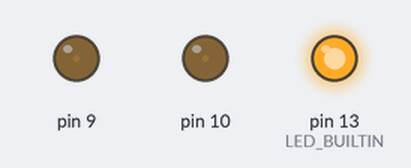
The sketch below on a simulated Arduino Uno, built with avr-gcc and run on an emulated ATmega328P. Shown: output pins drawn as LEDs (lit = HIGH). What the sketch prints to the serial monitor is not drawn.

Above: at 0.23 s.
Timing chart, 0 to 40.0 s (numbered marks = the images above):
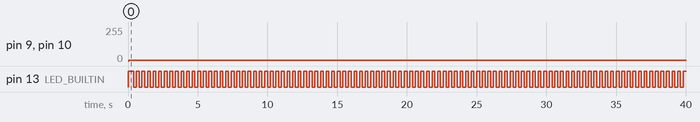

Measured:
- by itself, pin 9, pin 10: 0/255 → 6/255 at 0.07 s
- by itself, pin 13 (LED_BUILTIN): alternates HIGH for 0.20 s and LOW for 0.20 s

The sketch:

pwmdac_arduino.ino
```cpp
// (licence header left out)
#include <avr/interrupt.h> // Load AVR timer interrupt macros
#include <avr/pgmspace.h> // for PROGMEM
#include "every.h"

const int MYCLOCK_M=16; // set this. Uno 16. nano 16.
const int WANT_TIMER_M = 2; // want 2mhz
const int VOLUME = 20; // actually, the volume divider. 1/nth as loud. needs to scale with the frequency though

/******** Lookup table ********/
#define LENGTH  256  // The length of the waveform lookup table
#pragma GCC diagnostic ignored "-Wnarrowing"
    // otherwise: tons of warnings about int->const char
    // FIXME: probably make correct as uc
// sinewave apparently
const char ref[256] PROGMEM = {     128,131,134,137,140,143,146,149,152,155,158,161,164,167,170,173, 176,179,182,185,187,190,193,195,198,201,203,206,208,210,213,215,
217,219,222,224,226,228,230,231,233,235,236,238,240,241,242,244,
245,246,247,248,249,250,251,251,252,253,253,254,254,254,254,254,
255,254,254,254,254,254,253,253,252,251,251,250,249,248,247,246,
245,244,242,241,240,238,236,235,233,231,230,228,226,224,222,219,
217,215,213,210,208,206,203,201,198,195,193,190,187,185,182,179,
176,173,170,167,164,161,158,155,152,149,146,143,140,137,134,131,
128,124,121,118,115,112,109,106,103,100, 97, 94, 91, 88, 85, 82,
79,  76, 73, 70, 68, 65, 62, 60, 57, 54, 52, 49, 47, 45, 42, 40,
38,  36, 33, 31, 29, 27, 25, 24, 22, 20, 19, 17, 15, 14, 13, 11,
10,   9,  8,  7,  6,  5,  4,  4,  3,  2,  2,  1,  1,  1,  1,  1,
1,    1,  1,  1,  1,  1,  2,  2,  3,  4,  4,  5,  6,  7,  8,  9,
10,  11, 13, 14, 15, 17, 19, 20, 22, 24, 25, 27, 29, 31, 33, 36,
38,  40, 42, 45, 47, 49, 52, 54, 57, 60, 62, 65, 68, 70, 73, 76,
79,  82, 85, 88, 91, 94, 97,100,103,106,109,112,115,118,121,124};
#pragma GCC diagnostic warning "-Wnarrowing"

byte wave[LENGTH]; // copy from epprom to ram, because reading from ram is about 4 times faster

// where we are in the sine wave
// unsigned, so let it do "mod" wraparound automatically
byte l_index, r_index; // visible for main loop modification

void setup() {
  pinMode(LED_BUILTIN, OUTPUT);
  digitalWrite(LED_BUILTIN, LOW);

  for (int i=0; i<LENGTH; i++) {
    wave[i] = pgm_read_byte(&ref[i]); // Don't need to copy. but, PROGMEM is ~5(?)/read vs ~2/read for ram
  }
  l_index = r_index = 0;

  /******** Set timer1 for 8-bit fast PWM output ********/
  pinMode(9, OUTPUT);
  pinMode(10, OUTPUT);

  OCR1AL = 0; // initial frequency

  TCCR1B  = (1 << CS10);    // Set prescaler to full 16MHz
  TCCR1A |= (1 << COM1A1);  // PWM 9 pin to go low when TCNT1=OCR1A
  TCCR1A |= (1 << COM1B1);  // PWM 10 pin to go low when TCNT1=OCR1A
  TCCR1A |= (1 << WGM10);   // Put timer into 8-bit fast PWM mode
  TCCR1B |= (1 << WGM12);   // Maybe this is fast? or the 8 bit?

  // Set up timer 2 to call ISR
  TCCR2A = 0; // We need no options in control register A
  TCCR2B = (1 << CS21); // want 2mhz, so prescalar to divide by 8. how fast TCNT2 is updated
  TIMSK2 = (1 << OCIE2A); // Set timer to call ISR when TCNT2 = OCRA2
  OCR2A = 64;  // Sample every 32 tics. 2.000.000 / (freq * 256) = OCR2A. so, 256 samples -> frequency
    // freq = 2000000 / ( OCR2A * 256 )
  OCR2A = 100;
  sei(); // // Enable interrupts to generate waveform!

  digitalWrite(LED_BUILTIN, HIGH);
  Serial.begin(115200);

}

void loop() {
  static uint8_t x=10;
  static short d_phase = 0;

  get_now();

 // shift phase from about -20 to about +20
  every_millis(100,
    d_phase = (d_phase + 1) % 40; /* range 40, +- */
    r_index = l_index + (d_phase - 20);
    );

  every_millis(250,
    Serial.print("OCR2A ");Serial.print(OCR2A);Serial.print(" Freq ");Serial.print( 2000000L / ( OCR2A * 256L ) );
    Serial.print(" D "); Serial.print(r_index - l_index);
    Serial.println();
    )

  // change sample rate to change frequency, just a sweep
  /*
  OCR2A = x--;
  if (x > 150U) x=80;
  delay(8);
  */

  // blink LED "pulse"
  hilo_every_millis(200, digitalWrite(LED_BUILTIN, HILO) );
}

ISR(TIMER2_COMPA_vect) { // Call when TCNT2 = OCRA2
  // tuned for approx 16mhz
  OCR1AL = wave[l_index] / VOLUME; // pgm_read_byte(&ref[l_index]); // pin 9 // wave[l_index] / VOLUME; // just added several ticks to this routine
  OCR1BL = wave[r_index] / VOLUME; // apparently pin 10 pwm
  l_index += 1;
  r_index += 1;
  asm("NOP;NOP"); // estimate, FIXME: should self-calibrate
  TCNT2=6; //spent in ISR
}
```

every.h
```cpp
#define get_now() unsigned long now = millis(); /* fetch millis once, share for scope */

// Could factor. HILO etc for on N, during N, after N
// micros isn't quite the same

#define on_millis(n, codeblock) \
    /* Requires get_now() at top */ \
    /* On every N millis, run codeblock, but only exactly on N, must be called every milli() */ \
    /* If called during every milli, If want exactly every N millis() */ \
    /* Does not fail at 3 day rollover, but gets the interval wrong by (n-1) - (2^64 % n) */ \
    /* codeblock can be a {...}, several statements, etc. but any "," must be inside a () */ \
    /* takes about .8 microseconds excluding codeblock, +.1 on a hit */ \
    { \
    static bool flipflop = 0; /* will call first time we hit multiple of n */ \
    if ( ! (now % n) ) { /* we need get_now() */ \
      if ( !flipflop ) { \
          codeblock;   \
          flipflop = 1; \
          } \
    } \
    else { \
        flipflop = 0; \
        } \
    }

#define every_millis(n, codeblock) \
    /* Requires get_now() at top */ \
    /* fail at 3 day rollover */ \
    /* After N millis pass, run codeblock, even if a lot after, window slips */ \
    /* codeblock can be a {...}, several statements, etc. but any "," must be inside a () */ \
    /* takes about 1.55 microseconds excluding codeblock, +0 on a hit */ \
    { \
    static unsigned long trigger_at = millis() + n; \
    if (now >= trigger_at) { /* We need get_now() at top */ \
        trigger_at = millis() + n; \
        codeblock; \
        } \
    }

#define every_micros(n, codeblock) \
    /* Will fail in 70 minutes or so ! */ \
    /* Requires get_micros_now() at top */ \
    /* After N micros pass, run codeblock, even if a lot after. Resolution is 4 or 8, see micros() in ref */ \
    /* codeblock can be a {...}, several statements, etc. but any "," must be inside a () */ \
    /* takes about 1.55 microseconds excluding codeblock, +0 on a hit */ \
    { \
    static unsigned long trigger_at = micros() + n; \
    /* the >= is based on where trigger_at starts! if TA is >, then >=, else <= */ \
    if (now_micros >= trigger_at) { /* We need get_now_micros() at top */ \
        trigger_at = micros() + n; \
        codeblock; \
        } \
    }

#define timen(ntimes, codeblock ) \
    /* run the codeblock in a foreach loop n times, print @__LINE__ micros */ \
    { \
    unsigned long start_time = micros(); \
    for (int i=0; i<ntimes; i++) { codeblock; } \
    float took = (float)(micros() - start_time)/ntimes; \
    Serial.print("Elapsed @");Serial.print(__LINE__);Serial.print(" ");Serial.print(took); Serial.println(" micros");\
    }

#define hilo_every_millis(millis_duration, codeblock) \
    /* Requires get_now() at top */ \
    /* Duration will be wrong at 3 day rollover by 2^64 ... something */ \
    /* once during each millis_duration, window does not slip, may skip */ \
    /* calling code_block with HILO set, e.g. ab_every_millis(10, digitalWrite(LED_BUILTIN, HILO);), starts HIGH */ \
    /* Not ON, but during the duration */ \
    /* takes about .8 micros, + .1 on change */ \
    { \
    static bool HILO = LOW; /* assume we will see clock early, so will be HIGH */ \
    short int new_state = now / millis_duration % 2; /* we need get_now() at top */ /* assume 1 HIGH 0 LOW */ \
    if ( HILO != new_state ) { /* i.e. changed */ \
        HILO = new_state; \
        /* for ab: if (new_state) { codeblock_a; } else { codeblock_b; } */ \
        codeblock; \
        } \
    }
```
